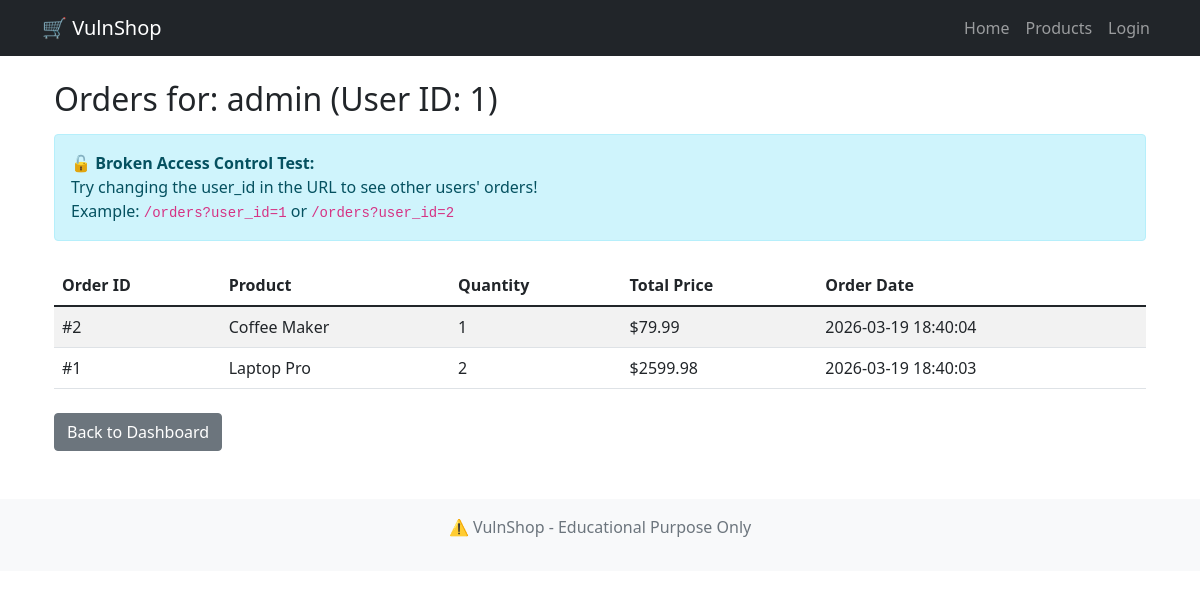
/orders (signed in), run on the app's committed database.
### tables this page shows
CREATE TABLE users (
            id INTEGER PRIMARY KEY AUTOINCREMENT,
            username TEXT UNIQUE NOT NULL,
            password TEXT NOT NULL,
            email TEXT
        );

CREATE TABLE orders (
        id INTEGER PRIMARY KEY AUTOINCREMENT,
        user_id INTEGER NOT NULL,
        product_id INTEGER NOT NULL,
        quantity INTEGER NOT NULL,
        total_price REAL NOT NULL,
        order_date TIMESTAMP DEFAULT CURRENT_TIMESTAMP,
        FOREIGN KEY (user_id) REFERENCES users(id),
        FOREIGN KEY (product_id) REFERENCES products(id)
    );

CREATE TABLE products (
            id INTEGER PRIMARY KEY AUTOINCREMENT,
            name TEXT NOT NULL,
            description TEXT,
            price REAL NOT NULL,
            category TEXT
        );

### app.py (the view)
@app.route('/orders')
def orders():
    if 'user_id' not in session:
        return redirect('/login')
    user_id = request.args.get('user_id', session['user_id'])
    conn = sqlite3.connect(DATABASE)
    cursor = conn.cursor()
    cursor.execute('SELECT username FROM users WHERE id = ?', (user_id,))
    user = cursor.fetchone()
    cursor.execute('''
        SELECT orders.id, products.name, orders.quantity, orders.total_price, orders.order_date
        FROM orders
        JOIN products ON orders.product_id = products.id
        WHERE orders.user_id = ?
        ORDER BY orders.order_date DESC
    ''', (user_id,))
    orders = cursor.fetchall()
    conn.close()
    print(f"[DEBUG] Viewing orders for user_id: {user_id}")
    return render_template('orders.html', orders=orders, username=user[0] if user else 'Unknown', user_id=user_id)

### templates/orders.html (shortened to what this page needs)
{% extends "base.html" %}
{% block content %}
<div class="container">
    <h2>Orders for: {{ username }} (User ID: {{ user_id }})</h2>
    <div class="alert alert-info mt-3">
        <strong>🔓 Broken Access Control Test:</strong><br>
        Try changing the user_id in the URL to see other users' orders!<br>
        Example: <code>/orders?user_id=1</code> or <code>/orders?user_id=2</code>
    </div>
    {% if orders %}
        <table class="table table-striped mt-4">
            <thead>
                <tr>
                    <th>Order ID</th>
                    <th>Product</th>
                    <th>Quantity</th>
                    <th>Total Price</th>
                    <th>Order Date</th>
                </tr>
            </thead>
            <tbody>
                {% for order in orders %}
                <tr>
                    <td>#{{ order[0] }}</td>
                    <td>{{ order[1] }}</td>
                    <td>{{ order[2] }}</td>
                    <td>${{ "%.2f"|format(order[3]) }}</td>
                    <td>{{ order[4] }}</td>
                </tr>
                {% endfor %}
            </tbody>
        </table>
    {% else %}
        <p class="text-muted mt-4">No orders found for this user.</p>
    {% endif %}
    <div class="mt-4">
        <a href="/dashboard" class="btn btn-secondary">Back to Dashboard</a>
    </div>
</div>
{% endblock %}

### static/style.css (style rules this page uses)
.container { flex: 1; }

### data on the page
users: username "admin"
orders: id "2", name "Coffee Maker", quantity "1", total_price "79.99", order_date "2026-03-19 18:40:04"
orders: id "1", name "Laptop Pro", quantity "2", total_price "2599.98", order_date "2026-03-19 18:40:03"

### other printed values
{{ user_id }} "1"
